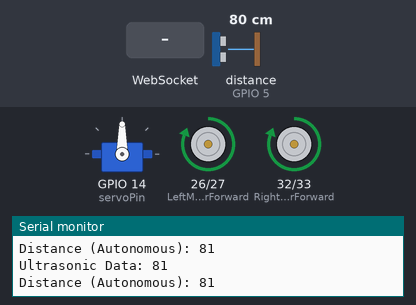
The sketch below on a simulated ESP32. Parts: servo, motor-driver pin pairs drawn as motors (green arrow = first pin HIGH = forward, orange = second pin HIGH = backward, longer = more drive), the last lines printed to the serial monitor. The inputs (shaded band) are chosen by the test bench; at power-on: distance to the obstacle (sensor on GPIO 5) 80 cm. The echo pulse lasts 58.3 µs per cm; WiFi joins after 1.5 s; servers stay silent unless stated.

Above: at 4.7 s.
4.8 s: distance to the obstacle (sensor on GPIO 5) set to 22 cm
6.3 s: distance to the obstacle (sensor on GPIO 5) set to 18 cm
At 6.81 s:
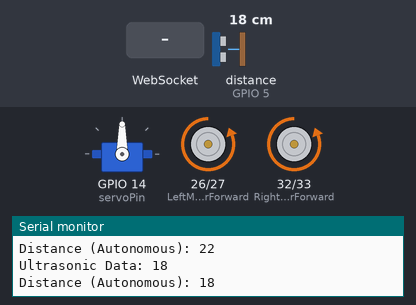
12.3 s: WebSocket text "MANUAL" received
At 13.6 s:
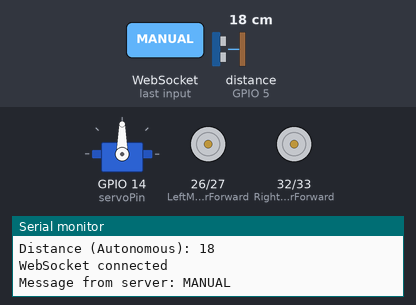
13.9 s: WebSocket text "LEFT" received
At 14.2 s:
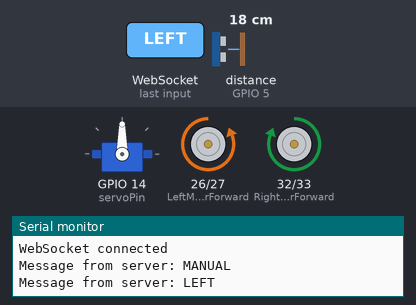
15.9 s: WebSocket text "RIGHT" received
At 16.3 s:
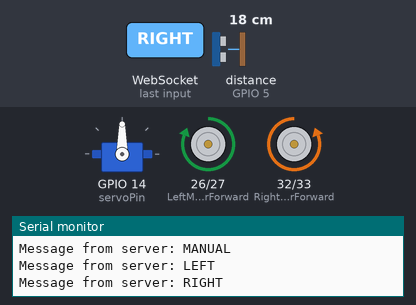
Timing chart, 0 to 18.9 s (numbered marks = the images above; inputs shaded):
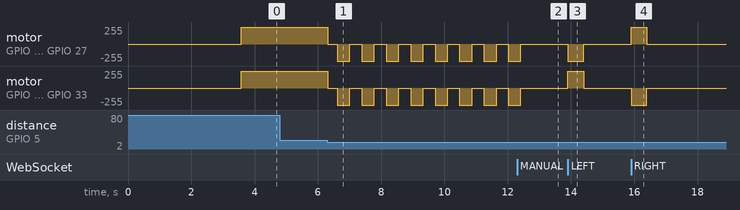

Measured:
- the behaviour switches between 21 and 20 cm on distance to the obstacle (sensor on GPIO 5) (found by bisection; images 0 and 1)
- after the input at 6.3 s, motor on GPIO 26 (LeftMotorForward) / GPIO 27 (LeftMotorBackward), motor on GPIO 32 (RightMotorForward) / GPIO 33 (RightMotorBackward): alternates backward 255/255 for 0.40 s and stopped for 0.37 s, starting at once
- after the input at 12.3 s, motor on GPIO 26 (LeftMotorForward) / GPIO 27 (LeftMotorBackward), motor on GPIO 32 (RightMotorForward) / GPIO 33 (RightMotorBackward): goes on until 12.4 s, then stays stopped
- after the input at 13.9 s, motor on GPIO 26 (LeftMotorForward) / GPIO 27 (LeftMotorBackward): stopped → backward 255/255 at once, → stopped 0.50 s later; motor on GPIO 32 (RightMotorForward) / GPIO 33 (RightMotorBackward): stopped → forward 255/255 at once, → stopped 0.50 s later
- after the input at 15.9 s, motor on GPIO 26 (LeftMotorForward) / GPIO 27 (LeftMotorBackward): stopped → forward 255/255 at once, → stopped 0.50 s later; motor on GPIO 32 (RightMotorForward) / GPIO 33 (RightMotorBackward): stopped → backward 255/255 at once, → stopped 0.50 s later

The sketch:

test3.ino
```cpp
#include <ESP32Servo.h>
#include <NewPing.h>
#include <WiFi.h>
#include <WebSocketsClient.h>
#include <ArduinoJson.h>

// WiFi credentials
const char* ssid = "UIU-CAIR";
const char* password = "12345678";

const char* websocket_server = "192.168.0.237"; // ip
const int websocket_port = 3000; // Replace with your WebSocket port

// WebSocket object
WebSocketsClient webSocket;

// Motor and sensor pins
const int LeftMotorForward = 26;
const int LeftMotorBackward = 27;
const int RightMotorForward = 32;
const int RightMotorBackward = 33;

#define trig_pin 4
#define echo_pin 5
const int servoPin = 14;

#define maximum_distance 400
boolean goesForward = false;
boolean autonomousMode = true;  // Mode toggle flag
int distance = 100;

NewPing sonar(trig_pin, echo_pin, maximum_distance);
Servo servo_motor;

void setup() {
  Serial.begin(115200);

  // Initialize motors and sensors
  pinMode(RightMotorForward, OUTPUT);
  pinMode(LeftMotorForward, OUTPUT);
  pinMode(LeftMotorBackward, OUTPUT);
  pinMode(RightMotorBackward, OUTPUT);
  servo_motor.attach(servoPin);
  servo_motor.write(90);
  delay(2000);

  // WiFi connection
  WiFi.begin(ssid, password);
  Serial.print("Connecting to WiFi...");
  while (WiFi.status() != WL_CONNECTED) {
    delay(500);
    Serial.print(".");
  }
  Serial.println("\nConnected to WiFi");

  // WebSocket setup
  webSocket.begin(websocket_server, websocket_port);
  webSocket.onEvent(webSocketEvent);
}

void loop() {
  webSocket.loop();

  if (autonomousMode) {
    distance = readPing();
    Serial.print("Distance (Autonomous): ");
    Serial.println(distance);
    handleAutonomousMode();
  }
}

int readPing() {
  delay(70);
  int cm = sonar.ping_cm();
  if (cm == 0) cm = 250;
  Serial.print("Ultrasonic Data: ");
  Serial.println(cm);
  webSocket.sendTXT(String(cm));  // Send ultrasonic data
  return cm;
}

void handleAutonomousMode() {
  if (distance <= 20) {
    moveStop();
    delay(300);
    moveBackward();
    delay(400);
    moveStop();
  } else {
    moveForward();
  }
}

// WebSocket event handler
void webSocketEvent(WStype_t type, uint8_t *payload, size_t length) {
  switch (type) {
    case WStype_DISCONNECTED:
      Serial.println("WebSocket disconnected");
      break;
    case WStype_CONNECTED:
      Serial.println("WebSocket connected");
      webSocket.sendTXT("ESP32 Connected");
      break;
    case WStype_TEXT:
      Serial.printf("Message from server: %s\n", payload);
      String message = String((char*)payload);

      if (message == "AUTONOMOUS") {
        autonomousMode = true;
      } else if (message == "MANUAL") {
        autonomousMode = false;
      } else {
        handleManualControl(message);
      }
      break;
    default:
      break;
  }
}

// Handle keyboard commands in manual mode
void handleManualControl(String command) {
  if (!autonomousMode) {
    if (command == "FORWARD") {
      moveForward();
    } else if (command == "BACKWARD") {
      moveBackward();
    } else if (command == "LEFT") {
      turnLeft();
    } else if (command == "RIGHT") {
      turnRight();
    } else if (command == "STOP") {
      moveStop();
    }
  }
}

void moveStop() {
  digitalWrite(RightMotorForward, LOW);
  digitalWrite(LeftMotorForward, LOW);
  digitalWrite(RightMotorBackward, LOW);
  digitalWrite(LeftMotorBackward, LOW);
}

void moveForward() {
  if (!goesForward) {
    goesForward = true;
    digitalWrite(LeftMotorForward, HIGH);
    digitalWrite(RightMotorForward, HIGH);
    digitalWrite(LeftMotorBackward, LOW);
    digitalWrite(RightMotorBackward, LOW);
  }
}

void moveBackward() {
  goesForward = false;
  digitalWrite(LeftMotorBackward, HIGH);
  digitalWrite(RightMotorBackward, HIGH);
  digitalWrite(LeftMotorForward, LOW);
  digitalWrite(RightMotorForward, LOW);
}

void turnRight() {
  digitalWrite(LeftMotorForward, HIGH);
  digitalWrite(RightMotorBackward, HIGH);
  digitalWrite(LeftMotorBackward, LOW);
  digitalWrite(RightMotorForward, LOW);
  delay(500);
  moveStop();
}

void turnLeft() {
  digitalWrite(LeftMotorBackward, HIGH);
  digitalWrite(RightMotorForward, HIGH);
  digitalWrite(LeftMotorForward, LOW);
  digitalWrite(RightMotorBackward, LOW);
  delay(500);
  moveStop();
}
```
